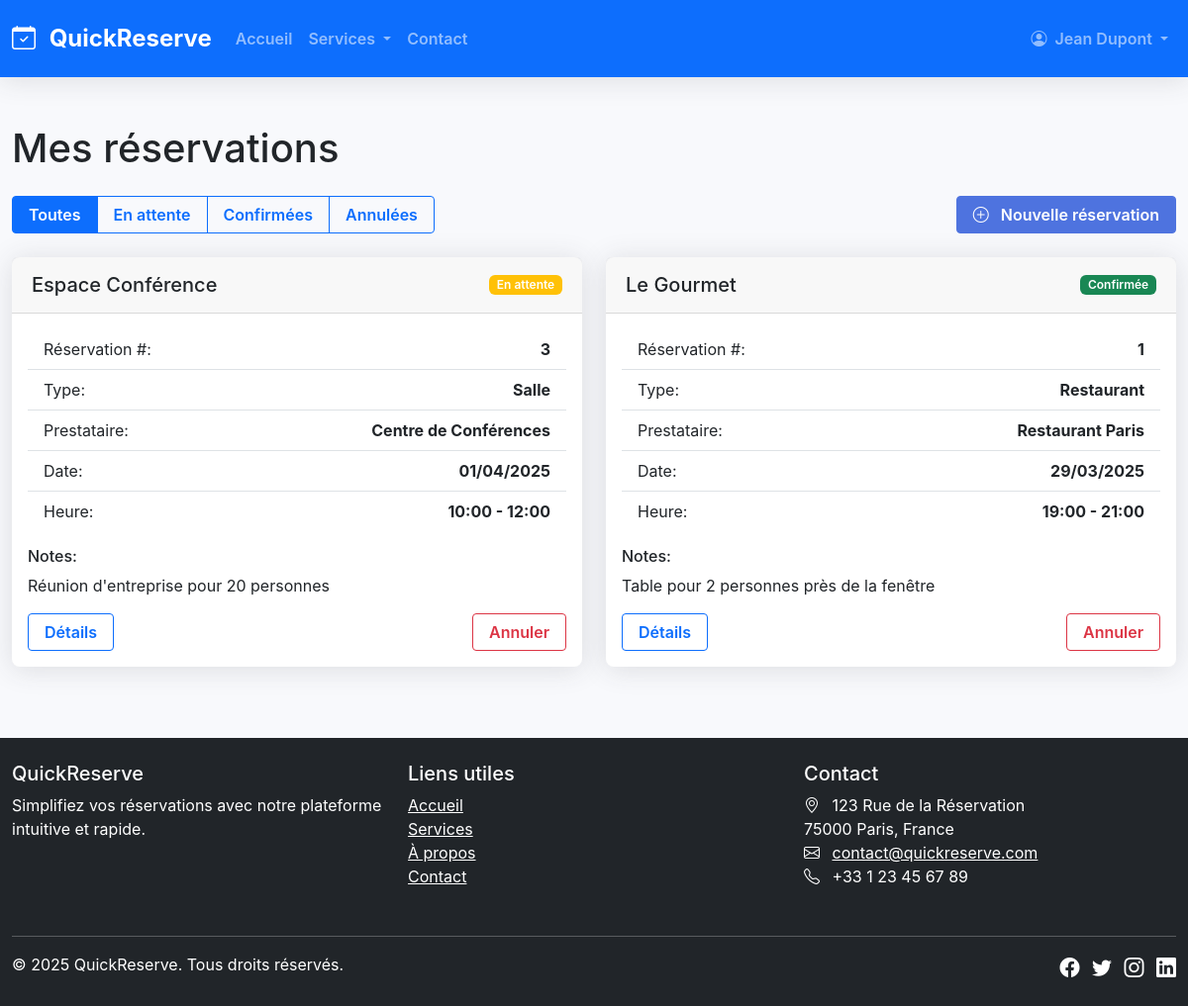
Screenshot of /reservations.php (signed in) with the database file from the repository.
### tables this page shows
CREATE TABLE IF NOT EXISTS reservations (
    id INT AUTO_INCREMENT PRIMARY KEY,
    user_id INT NOT NULL,
    service_id INT NOT NULL,
    reservation_date DATE NOT NULL,
    start_time TIME NOT NULL,
    end_time TIME NOT NULL,
    notes TEXT,
    status ENUM('pending', 'confirmed', 'cancelled', 'completed') NOT NULL DEFAULT 'pending',
    created_at DATETIME NOT NULL,
    updated_at DATETIME DEFAULT NULL,
    FOREIGN KEY (user_id) REFERENCES users(id) ON DELETE CASCADE,
    FOREIGN KEY (service_id) REFERENCES services(id) ON DELETE CASCADE
);

CREATE TABLE IF NOT EXISTS services (
    id INT AUTO_INCREMENT PRIMARY KEY,
    provider_id INT NOT NULL,
    name VARCHAR(100) NOT NULL,
    type ENUM('coiffeur', 'restaurant', 'salle', 'autre') NOT NULL,
    description TEXT,
    address VARCHAR(255),
    city VARCHAR(100),
    postal_code VARCHAR(20),
    country VARCHAR(100) DEFAULT 'France',
    phone VARCHAR(20),
    email VARCHAR(100),
    website VARCHAR(255),
    image VARCHAR(255),
    opening_time TIME NOT NULL,
    closing_time TIME NOT NULL,
    slot_duration INT NOT NULL DEFAULT 30,  
    max_capacity INT DEFAULT 1,  
    status ENUM('active', 'inactive') NOT NULL DEFAULT 'active',
    created_at DATETIME NOT NULL,
    updated_at DATETIME DEFAULT NULL,
    FOREIGN KEY (provider_id) REFERENCES users(id) ON DELETE CASCADE
);

CREATE TABLE IF NOT EXISTS users (
    id INT AUTO_INCREMENT PRIMARY KEY,
    name VARCHAR(100) NOT NULL,
    email VARCHAR(100) NOT NULL UNIQUE,
    password VARCHAR(255) NOT NULL,
    phone VARCHAR(20),
    role ENUM('user', 'provider', 'admin') NOT NULL DEFAULT 'user',
    status ENUM('active', 'inactive', 'banned') NOT NULL DEFAULT 'active',
    created_at DATETIME NOT NULL,
    updated_at DATETIME DEFAULT NULL
);

### includes/functions.php (called while the page is built, shortened)
<?php
function cleanInput($data) {
    $data = trim($data);
    $data = stripslashes($data);
    $data = htmlspecialchars($data);
    return $data;
}
function isLoggedIn() {
    return isset($_SESSION['user_id']);
}
function formatDate($date, $format = 'd/m/Y H:i') {
    $dateObj = new DateTime($date);
    return $dateObj->format($format);
}

### config/database.php (called while the page is built, shortened)
<?php
try {
    $pdo = new PDO("mysql:host=" . DB_HOST . ";dbname=" . DB_NAME, DB_USER, DB_PASS);
    $pdo->setAttribute(PDO::ATTR_ERRMODE, PDO::ERRMODE_EXCEPTION);
    $pdo->setAttribute(PDO::ATTR_DEFAULT_FETCH_MODE, PDO::FETCH_ASSOC);
    $pdo->exec("SET NAMES utf8");
} catch (PDOException $e) {
    die("Erreur de connexion à la base de données: " . $e->getMessage());
}
function executeQuery($sql, $params = []) {
    global $pdo;
    try {
        $stmt = $pdo->prepare($sql);
        $stmt->execute($params);
        return $stmt;
    } catch (PDOException $e) {
        die("Erreur d'exécution de la requête: " . $e->getMessage());
    }
}
function fetchAll($sql, $params = []) {
    $stmt = executeQuery($sql, $params);
    return $stmt->fetchAll();
}

### reservations.php (the view, shortened to what this page needs)
<?php
require_once 'config/database.php';
require_once 'includes/functions.php';
$sql = "SELECT r.*, s.name as service_name, s.type as service_type, u.name as provider_name
        FROM reservations r
        JOIN services s ON r.service_id = s.id
        JOIN users u ON s.provider_id = u.id
        WHERE r.user_id = :user_id
        ORDER BY r.reservation_date DESC, r.start_time DESC";
$reservations = fetchAll($sql, ['user_id' => $_SESSION['user_id']]);
$status = cleanInput($_GET['status'] ?? '');
$filteredReservations = $reservations;
?>
<!DOCTYPE html>
<html lang="fr">
<head>
    <link href="https://cdn.jsdelivr.net/npm/bootstrap@5.3.0/dist/css/bootstrap.min.css" rel="stylesheet">
    <link rel="stylesheet" href="https://cdn.jsdelivr.net/npm/bootstrap-icons@1.11.0/font/bootstrap-icons.css">
    <link href="assets/css/style.css" rel="stylesheet">
</head>
<body>
    <?php include 'includes/header.php'; ?>
    <div class="container mt-5">
        <h1 class="mb-4">Mes réservations</h1>
        <div class="row mb-4">
            <div class="col-md-6">
                <div class="btn-group" role="group" aria-label="Filtrer par statut">
                    <a href="reservations.php" class="btn btn-outline-primary <?php echo empty($status) ? 'active' : ''; ?>">Toutes</a>
                    <a href="reservations.php?status=pending" class="btn btn-outline-primary <?php echo $status === 'pending' ? 'active' : ''; ?>">En attente</a>
                    <a href="reservations.php?status=confirmed" class="btn btn-outline-primary <?php echo $status === 'confirmed' ? 'active' : ''; ?>">Confirmées</a>
                    <a href="reservations.php?status=cancelled" class="btn btn-outline-primary <?php echo $status === 'cancelled' ? 'active' : ''; ?>">Annulées</a>
                </div>
            </div>
            <div class="col-md-6 text-md-end">
                <a href="services.php" class="btn btn-primary">
                    <i class="bi bi-plus-circle me-2"></i> Nouvelle réservation
                </a>
            </div>
        </div>
        <?php if (empty($filteredReservations)): ?>
            <div class="alert alert-info">
                Aucune réservation trouvée.
            </div>
        <?php else: ?>
            <div class="row">
                <?php foreach ($filteredReservations as $reservation): ?>
                    <div class="col-md-6 mb-4">
                        <div class="card h-100">
                            <div class="card-header d-flex justify-content-between align-items-center">
                                <h5 class="mb-0"><?php echo htmlspecialchars($reservation['service_name']); ?></h5>
                                <?php if ($reservation['status'] === 'pending'): ?>
                                    <span class="badge bg-warning">En attente</span>
                                <?php elseif ($reservation['status'] === 'confirmed'): ?>
                                    <span class="badge bg-success">Confirmée</span>
                                <?php elseif ($reservation['status'] === 'cancelled'): ?>
                                    <span class="badge bg-danger">Annulée</span>
                                <?php endif; ?>
                            </div>
                            <div class="card-body">
                                <ul class="list-group list-group-flush mb-3">
                                    <li class="list-group-item d-flex justify-content-between">
                                        <span>Réservation #:</span>
                                        <strong><?php echo $reservation['id']; ?></strong>
                                    </li>
                                    <li class="list-group-item d-flex justify-content-between">
                                        <span>Type:</span>
                                        <strong><?php echo ucfirst(htmlspecialchars($reservation['service_type'])); ?></strong>
                                    </li>
                                    <li class="list-group-item d-flex justify-content-between">
                                        <span>Prestataire:</span>
                                        <strong><?php echo htmlspecialchars($reservation['provider_name']); ?></strong>
                                    </li>
                                    <li class="list-group-item d-flex justify-content-between">
                                        <span>Date:</span>
                                        <strong><?php echo formatDate($reservation['reservation_date'], 'd/m/Y'); ?></strong>
                                    </li>
                                    <li class="list-group-item d-flex justify-content-between">
                                        <span>Heure:</span>
                                        <strong><?php echo substr($reservation['start_time'], 0, 5); ?> - <?php echo substr($reservation['end_time'], 0, 5); ?></strong>
                                    </li>
                                </ul>
                                <?php if (!empty($reservation['notes'])): ?>
                                    <div class="mb-3">
                                        <h6>Notes:</h6>
                                        <p class="mb-0"><?php echo nl2br(htmlspecialchars($reservation['notes'])); ?></p>
                                    </div>
                                <?php endif; ?>
                                <div class="d-flex justify-content-between">
                                    <a href="reservation-details.php?id=<?php echo $reservation['id']; ?>" class="btn btn-outline-primary">Détails</a>
                                    <?php if ($reservation['status'] === 'pending' || $reservation['status'] === 'confirmed'): ?>
                                        <?php
                                        $reservationDateTime = strtotime($reservation['reservation_date'] . ' ' . $reservation['start_time']);
                                        $canCancel = $reservationDateTime > (time() + 24 * 60 * 60);
                                        ?>
                                        <?php if ($canCancel): ?>
                                            <button type="button" class="btn btn-outline-danger" data-bs-toggle="modal" data-bs-target="#cancelModal<?php echo $reservation['id']; ?>">
                                                Annuler
                                            </button>
                                        <?php else: ?>
                                            <button type="button" class="btn btn-outline-danger" disabled title="L'annulation doit être effectuée au moins 24h à l'avance">
                                                Annuler
                                            </button>
                                        <?php endif; ?>
                                    <?php endif; ?>
                                </div>
                            </div>
                        </div>
                    </div>
                <?php endforeach; ?>
            </div>
        <?php endif; ?>
    </div>
    <?php include 'includes/footer.php'; ?>
</body>
</html>

### includes/header.php (shortened to what this page needs)
<header>
    <nav class="navbar navbar-expand-lg navbar-dark bg-primary">
        <div class="container">
            <a class="navbar-brand" href="index.php">
                <i class="bi bi-calendar-check me-2"></i>
                QuickReserve
            </a>
            <div class="collapse navbar-collapse" id="navbarNav">
                <ul class="navbar-nav me-auto">
                    <li class="nav-item">
                        <a class="nav-link" href="index.php">Accueil</a>
                    </li>
                    <li class="nav-item dropdown">
                        <a class="nav-link dropdown-toggle" href="#" id="servicesDropdown" role="button" data-bs-toggle="dropdown" aria-expanded="false">
                            Services
                        </a>
                    </li>
                    <li class="nav-item">
                        <a class="nav-link" href="contact.php">Contact</a>
                    </li>
                </ul>
                <ul class="navbar-nav">
                    <?php if (isLoggedIn()): ?>
                        <li class="nav-item dropdown">
                            <a class="nav-link dropdown-toggle" href="#" id="userDropdown" role="button" data-bs-toggle="dropdown" aria-expanded="false">
                                <i class="bi bi-person-circle me-1"></i>
                                <?php echo $_SESSION['user_name']; ?>
                            </a>
                        </li>
                    <?php endif; ?>
                </ul>
            </div>
        </div>
    </nav>
</header>

### includes/footer.php
<footer class="bg-dark text-white py-4 mt-5">
    <div class="container">
        <div class="row">
            <div class="col-md-4 mb-3">
                <h5>QuickReserve</h5>
                <p>Simplifiez vos réservations avec notre plateforme intuitive et rapide.</p>
            </div>
            <div class="col-md-4 mb-3">
                <h5>Liens utiles</h5>
                <ul class="list-unstyled">
                    <li><a href="index.php" class="text-white">Accueil</a></li>
                    <li><a href="services.php" class="text-white">Services</a></li>
                    <li><a href="about.php" class="text-white">À propos</a></li>
                    <li><a href="contact.php" class="text-white">Contact</a></li>
                </ul>
            </div>
            <div class="col-md-4 mb-3">
                <h5>Contact</h5>
                <address>
                    <i class="bi bi-geo-alt me-2"></i> 123 Rue de la Réservation<br>
                    75000 Paris, France<br>
                    <i class="bi bi-envelope me-2"></i> <a href="mailto:contact@quickreserve.com" class="text-white">contact@quickreserve.com</a><br>
                    <i class="bi bi-telephone me-2"></i> +33 1 23 45 67 89
                </address>
            </div>
        </div>
        <hr>
        <div class="row">
            <div class="col-md-6">
                <p class="mb-0">&copy; <?php echo date('Y'); ?> QuickReserve. Tous droits réservés.</p>
            </div>
            <div class="col-md-6 text-md-end">
                <ul class="list-inline mb-0">
                    <li class="list-inline-item"><a href="#" class="text-white"><i class="bi bi-facebook fs-5"></i></a></li>
                    <li class="list-inline-item"><a href="#" class="text-white"><i class="bi bi-twitter fs-5"></i></a></li>
                    <li class="list-inline-item"><a href="#" class="text-white"><i class="bi bi-instagram fs-5"></i></a></li>
                    <li class="list-inline-item"><a href="#" class="text-white"><i class="bi bi-linkedin fs-5"></i></a></li>
                </ul>
            </div>
        </div>
    </div>
</footer>

### assets/css/style.css (style rules this page uses)
:root { --primary-color: #4e73df; --secondary-color: #1cc88a; --danger-color: #e74a3b; --warning-color: #f6c23e; --info-color: #36b9cc; --dark-color: #5a5c69; --light-color: #f8f9fc; }
body { font-family: "Nunito", -apple-system, BlinkMacSystemFont, "Segoe UI", Roboto, "Helvetica Neue", Arial, sans-serif; background-color: #f8f9fc; }
.container { max-width: 1200px; }
.card { border: none; border-radius: 0.5rem; box-shadow: 0 0.15rem 1.75rem 0 rgba(58, 59, 69, 0.15); transition: transform 0.3s ease; }
.card-header { border-bottom: 1px solid rgba(0, 0, 0, 0.125); padding: 1rem 1.25rem; }
.btn { border-radius: 0.25rem; padding: 0.375rem 1rem; font-weight: 600; }
.btn-primary { background-color: var(--primary-color); border-color: var(--primary-color); }
.navbar { padding: 1rem 0; box-shadow: 0 0.15rem 1.75rem 0 rgba(58, 59, 69, 0.15); }
.navbar-brand { font-weight: 700; font-size: 1.5rem; }
.nav-link { font-weight: 600; }
footer { margin-top: 3rem; }
.badge { font-weight: 600; padding: 0.35em 0.65em; }

### rows the page displays
reservations: service.name "Espace Conférence", status "En attente", id "3", service.type "Salle", users.name "Centre de Conférences", reservation_date "01/04/2025", start_time "10:00", end_time "12:00", notes "Réunion d'entreprise pour 20 personnes"
reservations: service.name "Le Gourmet", status "Confirmée", id "1", service.type "Restaurant", users.name "Restaurant Paris", reservation_date "29/03/2025", start_time "19:00", end_time "21:00", notes "Table pour 2 personnes près de la fenêtre"

### other values shown
$_SESSION['user_name'] "Jean Dupont"
